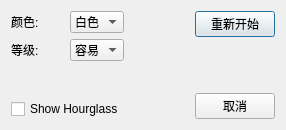
<?xml version="1.0" encoding="UTF-8"?>
<ui version="4.0">
 <class>OptionsDialog</class>
 <widget class="QDialog" name="OptionsDialog">
  <property name="geometry">
   <rect>
    <x>0</x>
    <y>0</y>
    <width>286</width>
    <height>130</height>
   </rect>
  </property>
  <property name="windowTitle">
   <string>Options</string>
  </property>
  <property name="windowIcon">
   <iconset resource="icons.qrc">
    <normaloff>:/icons/icon.png</normaloff>:/icons/icon.png</iconset>
  </property>
  <property name="sizeGripEnabled">
   <bool>false</bool>
  </property>
  <property name="modal">
   <bool>false</bool>
  </property>
  <layout class="QGridLayout" name="gridLayout">
   <item row="0" column="0">
    <layout class="QHBoxLayout" name="horizontalLayout_3">
     <item>
      <layout class="QVBoxLayout" name="verticalLayout">
       <item>
        <layout class="QHBoxLayout" name="horizontalLayout">
         <item>
          <widget class="QLabel" name="colorlabel">
           <property name="text">
            <string>颜色:</string>
           </property>
           <property name="textFormat">
            <enum>Qt::AutoText</enum>
           </property>
           <property name="scaledContents">
            <bool>false</bool>
           </property>
          </widget>
         </item>
         <item>
          <widget class="QComboBox" name="colorcomboBox">
           <item>
            <property name="text">
             <string>白色</string>
            </property>
           </item>
           <item>
            <property name="text">
             <string>黑色</string>
            </property>
           </item>
          </widget>
         </item>
        </layout>
       </item>
       <item>
        <layout class="QHBoxLayout" name="horizontalLayout_2">
         <item>
          <widget class="QLabel" name="levellabel">
           <property name="text">
            <string>&lt;html&gt;&lt;head/&gt;&lt;body&gt;&lt;p&gt;等级:&lt;/p&gt;&lt;/body&gt;&lt;/html&gt;</string>
           </property>
          </widget>
         </item>
         <item>
          <widget class="QComboBox" name="levelcomboBox">
           <item>
            <property name="text">
             <string>容易</string>
            </property>
           </item>
           <item>
            <property name="text">
             <string>一般</string>
            </property>
           </item>
           <item>
            <property name="text">
             <string>困难</string>
            </property>
           </item>
          </widget>
         </item>
        </layout>
       </item>
       <item>
        <spacer name="verticalSpacer_2">
         <property name="orientation">
          <enum>Qt::Vertical</enum>
         </property>
         <property name="sizeHint" stdset="0">
          <size>
           <width>20</width>
           <height>13</height>
          </size>
         </property>
        </spacer>
       </item>
       <item>
        <widget class="QCheckBox" name="showcheckBox">
         <property name="text">
          <string>Show Hourglass</string>
         </property>
        </widget>
       </item>
      </layout>
     </item>
     <item>
      <spacer name="horizontalSpacer">
       <property name="orientation">
        <enum>Qt::Horizontal</enum>
       </property>
       <property name="sizeHint" stdset="0">
        <size>
         <width>36</width>
         <height>20</height>
        </size>
       </property>
      </spacer>
     </item>
     <item>
      <layout class="QVBoxLayout" name="verticalLayout_2">
       <item>
        <widget class="QPushButton" name="okButton">
         <property name="text">
          <string>重新开始</string>
         </property>
         <property name="default">
          <bool>true</bool>
         </property>
        </widget>
       </item>
       <item>
        <spacer name="verticalSpacer">
         <property name="orientation">
          <enum>Qt::Vertical</enum>
         </property>
         <property name="sizeHint" stdset="0">
          <size>
           <width>20</width>
           <height>18</height>
          </size>
         </property>
        </spacer>
       </item>
       <item>
        <widget class="QPushButton" name="cancelButton">
         <property name="text">
          <string>取消</string>
         </property>
        </widget>
       </item>
      </layout>
     </item>
    </layout>
   </item>
  </layout>
 </widget>
 <tabstops>
  <tabstop>colorcomboBox</tabstop>
  <tabstop>levelcomboBox</tabstop>
  <tabstop>showcheckBox</tabstop>
  <tabstop>okButton</tabstop>
  <tabstop>cancelButton</tabstop>
 </tabstops>
 <resources>
  <include location="icons.qrc"/>
 </resources>
 <connections>
  <connection>
   <sender>okButton</sender>
   <signal>clicked()</signal>
   <receiver>OptionsDialog</receiver>
   <slot>accept()</slot>
   <hints>
    <hint type="sourcelabel">
     <x>211</x>
     <y>28</y>
    </hint>
    <hint type="destinationlabel">
     <x>147</x>
     <y>48</y>
    </hint>
   </hints>
  </connection>
  <connection>
   <sender>cancelButton</sender>
   <signal>clicked()</signal>
   <receiver>OptionsDialog</receiver>
   <slot>reject()</slot>
   <hints>
    <hint type="sourcelabel">
     <x>221</x>
     <y>104</y>
    </hint>
    <hint type="destinationlabel">
     <x>149</x>
     <y>84</y>
    </hint>
   </hints>
  </connection>
 </connections>
</ui>
